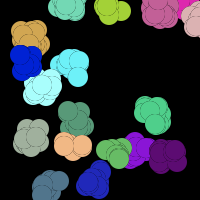
Frame 1 (no input)
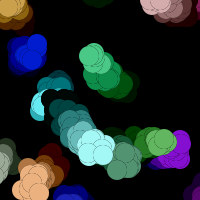
Frame 60 (the mouse pressed at the canvas centre just before this capture)
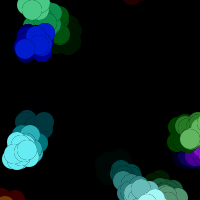
Frame 120 (the mouse held since frame 60 and released just before this capture)

The Processing sketch that drew these frames (run headless with seeded random() and noise(); from frame 60 on, the mouse is pressed at the canvas centre):

// Processing sketch: processing_22591
// ── processing_22591.pde

int _width = 200;
int _height = 200;
//OrbQueu(int startx, int starty, int incx, int incy, int clusterq, int speed, int radius, int fade, int r, int g, int b)
int clusterq = 20;
int speed = 10;
int radius = 10;
int fade = 6;
int refresher = 200;
int counter = refresher;
OrbParty ORBPARTY;

void setup()
{
  background(0);
  smooth();
  size(_width,_height);
}

void draw()
{
  if(counter == refresher)
  {
    ORBPARTY = new OrbParty(round(random(5,25)), clusterq, speed, radius, fade, _width, _height);
    counter = 0;
  }
  ORBPARTY.draw();
  counter++;
}

class OrbParty
{
  int clst;
  OrbQueu[] ORBS;
  
  OrbParty(int clst, int clusterq, int speed, int radius, int fade, int lwidth, int lheight)
  {
    int startx,starty,incx,incy,r,g,b;
    this.clst = clst;
    this.ORBS = new OrbQueu[clst];

    for(int i = 0; i < clst; i++)
    {
      startx = round(random(0,lwidth));
      starty = round(random(0,lheight));
      incx = round(random(-10,10));
      incy = round(random(-10,10));
      r = round(random(0,255));
      g = round(random(0,255));
      b = round(random(0,255));
      
     this.ORBS[i] = new OrbQueu(startx,starty,incx,incy,clusterq,speed,radius,fade,r,g,b);
    }
  }
  
  void draw()
  {
    background(0);
    for(int i = 0; i < this.clst; i++)
      this.ORBS[i].draw();
  }
}

class OrbQueu
{
  int clusterq = 20;
  FadingOrb[][] clusters = new FadingOrb[clusterq][];
  int incx = 30;
  int incy = -10;
  int startx = 10;
  int starty = 450;
  int speed = 5;
  int radius = 20;
  int fade = 6;
  int r,g,b;

  int maxorb = 1;
  int delayer = 1;

  OrbQueu(int startx, int starty, int incx, int incy, int clusterq, int speed, int radius, int fade, int r, int g, int b)
  {
    this.startx = startx;
    this.starty = starty;
    this.incx = incx;
    this.incy = incy;
    this.clusterq = clusterq;
    this.speed = speed;
    this.radius = radius;
    this.fade = fade;
    this.r = r;
    this.g = g;
    this.b = b;

    this.clusters = new FadingOrb[this.clusterq][];
    int clusterorbs;

    for(int i = 0; i < this.clusterq; i++)
    {
      clusterorbs = round(random(5,20));
      this.clusters[i] = new FadingOrb[clusterorbs];
      for(int j = 0; j < clusterorbs;j++)
        this.clusters[i][j] = new FadingOrb(this.startx + round(random(-this.radius,this.radius)),this.starty + round(random(-this.radius,this.radius)),this.radius*2,this.r,this.g,this.b,this.fade);
      this.startx += this. incx;
      this.starty += this.incy;
    }
  }

  void draw()
  {
    this.delayer++;
    for(int i = 0; i < this.maxorb; i++)
    {
      for(int j = 0; j < this.clusters[i].length ;j++)
      {
        this.clusters[i][j].draw();
        this.clusters[i][j].fade();
      }
      if(this.delayer == this.speed)
      {
        this.delayer = 0;
        if(this.maxorb < this.clusterq)
          this.maxorb++;
      }
    }
  }

}

class FadingOrb
{
  int x,y,diam,r,g,b,fader;
  boolean gone;
  
  FadingOrb(int x, int y, int diam, int r, int g, int b, int fader)
  {
    int mn;
    this.x = x;
    this.y = y;
    this.diam = diam;
    this.r = r;
    this.g = g;
    this.b = b;
    this.fader = fader;
    this.gone = false;
  }
  
  void draw()
  {
    if((this.r > 0) || (this.g > 0) || (this.b > 0))
 //     this.gone = true;
 //   if(!this.gone)
    {
      noStroke();
      fill(0,0,0);
      ellipse(this.x,this.y,this.diam,this.diam);
      fill(this.r,this.g,this.b);
      ellipse(this.x,this.y,this.diam,this.diam);
    }
  }
  
  void fade()
  {
    if(this.r > 0)
      this.r -= this.fader;
    else
      this.r = 0;
    if(this.g > 0)
      this.g -= this.fader;
    else
      this.g = 0;
    if(this.b > 0)
      this.b -= this.fader;
    else
      this.b = 0;
  }
}
